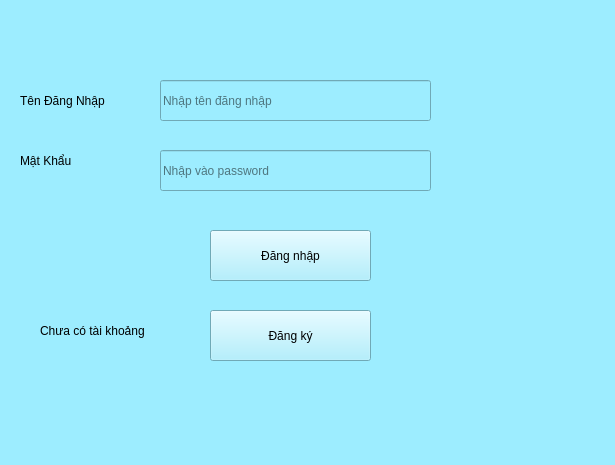
<?xml version="1.0" encoding="UTF-8"?>
<ui version="4.0">
 <class>MainWindow</class>
 <widget class="QMainWindow" name="MainWindow">
  <property name="geometry">
   <rect>
    <x>0</x>
    <y>0</y>
    <width>615</width>
    <height>465</height>
   </rect>
  </property>
  <property name="windowTitle">
   <string>MainWindow</string>
  </property>
  <property name="styleSheet">
   <string notr="true">background-color: rgb(157, 237, 255);</string>
  </property>
  <widget class="QWidget" name="centralwidget">
   <widget class="QLineEdit" name="tendn">
    <property name="geometry">
     <rect>
      <x>160</x>
      <y>80</y>
      <width>271</width>
      <height>41</height>
     </rect>
    </property>
    <property name="styleSheet">
     <string notr="true">font: 9pt &quot;MS Shell Dlg 2&quot;;
</string>
    </property>
    <property name="placeholderText">
     <string>Nhập tên đăng nhập</string>
    </property>
   </widget>
   <widget class="QLineEdit" name="matkhau">
    <property name="geometry">
     <rect>
      <x>160</x>
      <y>150</y>
      <width>271</width>
      <height>41</height>
     </rect>
    </property>
    <property name="styleSheet">
     <string notr="true">
font: 9pt &quot;MS Shell Dlg 2&quot;;</string>
    </property>
    <property name="echoMode">
     <enum>QLineEdit::Password</enum>
    </property>
    <property name="placeholderText">
     <string>Nhập vào password</string>
    </property>
   </widget>
   <widget class="QPushButton" name="run">
    <property name="geometry">
     <rect>
      <x>210</x>
      <y>230</y>
      <width>161</width>
      <height>51</height>
     </rect>
    </property>
    <property name="styleSheet">
     <string notr="true">font: 75 20pt &quot;Times New Roman&quot;;</string>
    </property>
    <property name="text">
     <string>Đăng nhập</string>
    </property>
   </widget>
   <widget class="QPushButton" name="run2">
    <property name="geometry">
     <rect>
      <x>210</x>
      <y>310</y>
      <width>161</width>
      <height>51</height>
     </rect>
    </property>
    <property name="styleSheet">
     <string notr="true">font: 75 20pt &quot;Times New Roman&quot;;</string>
    </property>
    <property name="text">
     <string>Đăng ký</string>
    </property>
   </widget>
   <widget class="QLabel" name="label">
    <property name="geometry">
     <rect>
      <x>20</x>
      <y>70</y>
      <width>121</width>
      <height>61</height>
     </rect>
    </property>
    <property name="styleSheet">
     <string notr="true">font: 10pt &quot;MS Shell Dlg 2&quot;;</string>
    </property>
    <property name="text">
     <string>Tên Đăng Nhập</string>
    </property>
   </widget>
   <widget class="QLabel" name="label_2">
    <property name="geometry">
     <rect>
      <x>20</x>
      <y>130</y>
      <width>121</width>
      <height>61</height>
     </rect>
    </property>
    <property name="styleSheet">
     <string notr="true">font: 10pt &quot;MS Shell Dlg 2&quot;;</string>
    </property>
    <property name="text">
     <string>Mật Khẩu</string>
    </property>
   </widget>
   <widget class="QLabel" name="label_3">
    <property name="geometry">
     <rect>
      <x>40</x>
      <y>300</y>
      <width>141</width>
      <height>61</height>
     </rect>
    </property>
    <property name="styleSheet">
     <string notr="true">font: 10pt &quot;MS Shell Dlg 2&quot;;</string>
    </property>
    <property name="text">
     <string>Chưa có tài khoảng </string>
    </property>
   </widget>
  </widget>
  <widget class="QMenuBar" name="menubar">
   <property name="geometry">
    <rect>
     <x>0</x>
     <y>0</y>
     <width>615</width>
     <height>26</height>
    </rect>
   </property>
  </widget>
  <widget class="QStatusBar" name="statusbar"/>
 </widget>
 <resources>
  <include location="vd1.qrc"/>
 </resources>
 <connections/>
</ui>
